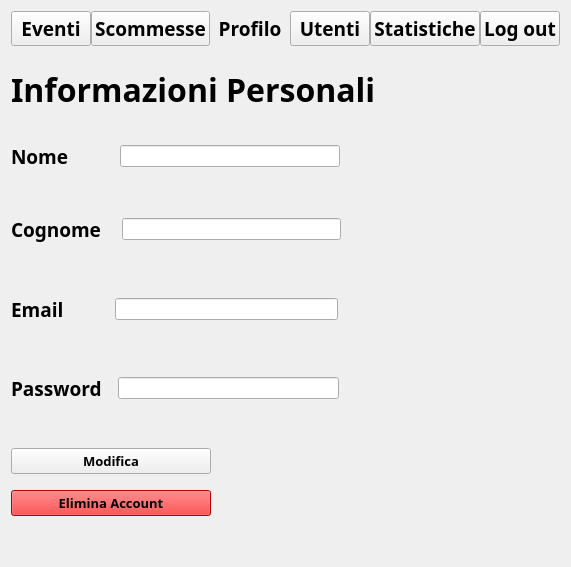
      <widget class="QWidget" name="AdminProfile">
       <layout class="QVBoxLayout" name="verticalLayout_17">
        <item>
         <layout class="QHBoxLayout" name="MenuLayoutAdminBets_2">
          <property name="spacing">
           <number>0</number>
          </property>
          <property name="sizeConstraint">
           <enum>QLayout::SetDefaultConstraint</enum>
          </property>
          <item>
           <widget class="QPushButton" name="AdminProfile_to_Event_page_btn">
            <property name="font">
             <font>
              <family>Bahnschrift SemiBold</family>
              <pointsize>14</pointsize>
              <weight>75</weight>
              <bold>true</bold>
             </font>
            </property>
            <property name="text">
             <string>Eventi</string>
            </property>
            <property name="autoDefault">
             <bool>false</bool>
            </property>
            <property name="default">
             <bool>false</bool>
            </property>
            <property name="flat">
             <bool>false</bool>
            </property>
           </widget>
          </item>
          <item>
           <widget class="QPushButton" name="AdminProfile_to_Bets_page_btn">
            <property name="font">
             <font>
              <family>Bahnschrift SemiBold</family>
              <pointsize>14</pointsize>
              <weight>75</weight>
              <bold>true</bold>
             </font>
            </property>
            <property name="text">
             <string>Scommesse</string>
            </property>
            <property name="flat">
             <bool>false</bool>
            </property>
           </widget>
          </item>
          <item>
           <widget class="QPushButton" name="AdminProfile_btn">
            <property name="font">
             <font>
              <family>Bahnschrift SemiBold</family>
              <pointsize>14</pointsize>
              <weight>75</weight>
              <bold>true</bold>
             </font>
            </property>
            <property name="text">
             <string>Profilo</string>
            </property>
            <property name="flat">
             <bool>true</bool>
            </property>
           </widget>
          </item>
          <item>
           <widget class="QPushButton" name="AdminProfile_to_Users_page_btn">
            <property name="font">
             <font>
              <family>Bahnschrift SemiBold</family>
              <pointsize>14</pointsize>
              <weight>75</weight>
              <bold>true</bold>
             </font>
            </property>
            <property name="autoFillBackground">
             <bool>false</bool>
            </property>
            <property name="text">
             <string>Utenti</string>
            </property>
           </widget>
          </item>
          <item>
           <widget class="QPushButton" name="AdminProfile_to_Stats_page_btn">
            <property name="font">
             <font>
              <family>Bahnschrift SemiBold</family>
              <pointsize>14</pointsize>
              <weight>75</weight>
              <bold>true</bold>
             </font>
            </property>
            <property name="text">
             <string>Statistiche</string>
            </property>
           </widget>
          </item>
          <item>
           <widget class="QPushButton" name="AdminProfile_LogOut_btn">
            <property name="font">
             <font>
              <family>Bahnschrift SemiBold</family>
              <pointsize>14</pointsize>
              <weight>75</weight>
              <bold>true</bold>
             </font>
            </property>
            <property name="text">
             <string>Log out</string>
            </property>
           </widget>
          </item>
         </layout>
        </item>
        <item>
         <spacer name="verticalSpacer_39">
          <property name="orientation">
           <enum>Qt::Vertical</enum>
          </property>
          <property name="sizeType">
           <enum>QSizePolicy::Maximum</enum>
          </property>
          <property name="sizeHint" stdset="0">
           <size>
            <width>20</width>
            <height>15</height>
           </size>
          </property>
         </spacer>
        </item>
        <item>
         <widget class="QLabel" name="Profile_Label_2">
          <property name="sizePolicy">
           <sizepolicy hsizetype="Fixed" vsizetype="Fixed">
            <horstretch>0</horstretch>
            <verstretch>0</verstretch>
           </sizepolicy>
          </property>
          <property name="font">
           <font>
            <family>Bahnschrift SemiBold SemiConden</family>
            <pointsize>24</pointsize>
            <weight>75</weight>
            <bold>true</bold>
           </font>
          </property>
          <property name="text">
           <string>Informazioni Personali</string>
          </property>
          <property name="scaledContents">
           <bool>true</bool>
          </property>
          <property name="alignment">
           <set>Qt::AlignLeading|Qt::AlignLeft|Qt::AlignVCenter</set>
          </property>
         </widget>
        </item>
        <item>
         <spacer name="verticalSpacer_40">
          <property name="orientation">
           <enum>Qt::Vertical</enum>
          </property>
          <property name="sizeType">
           <enum>QSizePolicy::Maximum</enum>
          </property>
          <property name="sizeHint" stdset="0">
           <size>
            <width>20</width>
            <height>25</height>
           </size>
          </property>
         </spacer>
        </item>
        <item>
         <layout class="QVBoxLayout" name="verticalLayout_13">
          <item>
           <layout class="QHBoxLayout" name="horizontalLayout_41">
            <item>
             <widget class="QLabel" name="Profile_name_2">
              <property name="font">
               <font>
                <family>Bahnschrift SemiBold</family>
                <pointsize>14</pointsize>
                <weight>75</weight>
                <bold>true</bold>
               </font>
              </property>
              <property name="text">
               <string>Nome</string>
              </property>
             </widget>
            </item>
            <item>
             <spacer name="horizontalSpacer_11">
              <property name="orientation">
               <enum>Qt::Horizontal</enum>
              </property>
              <property name="sizeType">
               <enum>QSizePolicy::Maximum</enum>
              </property>
              <property name="sizeHint" stdset="0">
               <size>
                <width>45</width>
                <height>20</height>
               </size>
              </property>
             </spacer>
            </item>
            <item>
             <widget class="QLineEdit" name="AdminProfile_name_line"/>
            </item>
            <item>
             <spacer name="horizontalSpacer_12">
              <property name="orientation">
               <enum>Qt::Horizontal</enum>
              </property>
              <property name="sizeHint" stdset="0">
               <size>
                <width>40</width>
                <height>20</height>
               </size>
              </property>
             </spacer>
            </item>
           </layout>
          </item>
          <item>
           <spacer name="verticalSpacer_41">
            <property name="orientation">
             <enum>Qt::Vertical</enum>
            </property>
            <property name="sizeType">
             <enum>QSizePolicy::Maximum</enum>
            </property>
            <property name="sizeHint" stdset="0">
             <size>
              <width>20</width>
              <height>40</height>
             </size>
            </property>
           </spacer>
          </item>
          <item>
           <layout class="QHBoxLayout" name="horizontalLayout_42">
            <item>
             <widget class="QLabel" name="Profil_surname_2">
              <property name="font">
               <font>
                <family>Bahnschrift SemiBold</family>
                <pointsize>14</pointsize>
                <weight>75</weight>
                <bold>true</bold>
               </font>
              </property>
              <property name="text">
               <string>Cognome</string>
              </property>
             </widget>
            </item>
            <item>
             <spacer name="horizontalSpacer_10">
              <property name="orientation">
               <enum>Qt::Horizontal</enum>
              </property>
              <property name="sizeType">
               <enum>QSizePolicy::Maximum</enum>
              </property>
              <property name="sizeHint" stdset="0">
               <size>
                <width>15</width>
                <height>20</height>
               </size>
              </property>
             </spacer>
            </item>
            <item>
             <widget class="QLineEdit" name="AdminProfile_surname_line"/>
            </item>
            <item>
             <spacer name="horizontalSpacer_13">
              <property name="orientation">
               <enum>Qt::Horizontal</enum>
              </property>
              <property name="sizeHint" stdset="0">
               <size>
                <width>40</width>
                <height>20</height>
               </size>
              </property>
             </spacer>
            </item>
           </layout>
          </item>
          <item>
           <spacer name="verticalSpacer_42">
            <property name="orientation">
             <enum>Qt::Vertical</enum>
            </property>
            <property name="sizeType">
             <enum>QSizePolicy::Maximum</enum>
            </property>
            <property name="sizeHint" stdset="0">
             <size>
              <width>20</width>
              <height>40</height>
             </size>
            </property>
           </spacer>
          </item>
          <item>
           <layout class="QHBoxLayout" name="horizontalLayout_43">
            <item>
             <widget class="QLabel" name="Profile_mail_2">
              <property name="font">
               <font>
                <family>Bahnschrift SemiBold</family>
                <pointsize>14</pointsize>
                <weight>75</weight>
                <bold>true</bold>
               </font>
              </property>
              <property name="text">
               <string>Email</string>
              </property>
             </widget>
            </item>
            <item>
             <spacer name="horizontalSpacer_9">
              <property name="orientation">
               <enum>Qt::Horizontal</enum>
              </property>
              <property name="sizeType">
               <enum>QSizePolicy::Maximum</enum>
              </property>
              <property name="sizeHint" stdset="0">
               <size>
                <width>45</width>
                <height>40</height>
               </size>
              </property>
             </spacer>
            </item>
            <item>
             <widget class="QLineEdit" name="AdminProfile_mail_line"/>
            </item>
            <item>
             <spacer name="horizontalSpacer_14">
              <property name="orientation">
               <enum>Qt::Horizontal</enum>
              </property>
              <property name="sizeHint" stdset="0">
               <size>
                <width>40</width>
                <height>20</height>
               </size>
              </property>
             </spacer>
            </item>
           </layout>
          </item>
          <item>
           <spacer name="verticalSpacer_43">
            <property name="orientation">
             <enum>Qt::Vertical</enum>
            </property>
            <property name="sizeType">
             <enum>QSizePolicy::Maximum</enum>
            </property>
            <property name="sizeHint" stdset="0">
             <size>
              <width>20</width>
              <height>40</height>
             </size>
            </property>
           </spacer>
          </item>
          <item>
           <layout class="QHBoxLayout" name="horizontalLayout_44">
            <item>
             <widget class="QLabel" name="Profile_pass_2">
              <property name="font">
               <font>
                <family>Bahnschrift SemiBold</family>
                <pointsize>14</pointsize>
                <weight>75</weight>
                <bold>true</bold>
               </font>
              </property>
              <property name="text">
               <string>Password</string>
              </property>
             </widget>
            </item>
            <item>
             <spacer name="horizontalSpacer_7">
              <property name="orientation">
               <enum>Qt::Horizontal</enum>
              </property>
              <property name="sizeType">
               <enum>QSizePolicy::Maximum</enum>
              </property>
              <property name="sizeHint" stdset="0">
               <size>
                <width>10</width>
                <height>20</height>
               </size>
              </property>
             </spacer>
            </item>
            <item>
             <widget class="QLineEdit" name="AdminProfile_pass_line">
              <property name="maximumSize">
               <size>
                <width>16777215</width>
                <height>16777215</height>
               </size>
              </property>
             </widget>
            </item>
            <item>
             <spacer name="horizontalSpacer_8">
              <property name="orientation">
               <enum>Qt::Horizontal</enum>
              </property>
              <property name="sizeHint" stdset="0">
               <size>
                <width>40</width>
                <height>20</height>
               </size>
              </property>
             </spacer>
            </item>
           </layout>
          </item>
          <item>
           <spacer name="verticalSpacer_44">
            <property name="orientation">
             <enum>Qt::Vertical</enum>
            </property>
            <property name="sizeType">
             <enum>QSizePolicy::Maximum</enum>
            </property>
            <property name="sizeHint" stdset="0">
             <size>
              <width>20</width>
              <height>40</height>
             </size>
            </property>
           </spacer>
          </item>
          <item>
           <widget class="QPushButton" name="AdminProfile_UpdateUserInfo_btn">
            <property name="maximumSize">
             <size>
              <width>200</width>
              <height>16777215</height>
             </size>
            </property>
            <property name="font">
             <font>
              <family>Bahnschrift SemiBold</family>
              <pointsize>10</pointsize>
              <weight>75</weight>
              <bold>true</bold>
             </font>
            </property>
            <property name="text">
             <string>Modifica</string>
            </property>
           </widget>
          </item>
          <item>
           <spacer name="verticalSpacer_45">
            <property name="orientation">
             <enum>Qt::Vertical</enum>
            </property>
            <property name="sizeType">
             <enum>QSizePolicy::Maximum</enum>
            </property>
            <property name="sizeHint" stdset="0">
             <size>
              <width>20</width>
              <height>10</height>
             </size>
            </property>
           </spacer>
          </item>
          <item>
           <widget class="QPushButton" name="AdminProfile_DeleteProfile_btn">
            <property name="maximumSize">
             <size>
              <width>200</width>
              <height>16777215</height>
             </size>
            </property>
            <property name="font">
             <font>
              <family>Bahnschrift SemiBold</family>
              <pointsize>10</pointsize>
              <weight>75</weight>
              <bold>true</bold>
             </font>
            </property>
            <property name="autoFillBackground">
             <bool>false</bool>
            </property>
            <property name="styleSheet">
             <string notr="true">#AdminProfile_DeleteProfile_btn {
	background-color: red
}</string>
            </property>
            <property name="text">
             <string>Elimina Account</string>
            </property>
            <property name="autoDefault">
             <bool>false</bool>
            </property>
            <property name="default">
             <bool>false</bool>
            </property>
            <property name="flat">
             <bool>false</bool>
            </property>
           </widget>
          </item>
         </layout>
        </item>
        <item>
         <spacer name="verticalSpacer_46">
          <property name="orientation">
           <enum>Qt::Vertical</enum>
          </property>
          <property name="sizeHint" stdset="0">
           <size>
            <width>20</width>
            <height>40</height>
           </size>
          </property>
         </spacer>
        </item>
       </layout>
      </widget>
